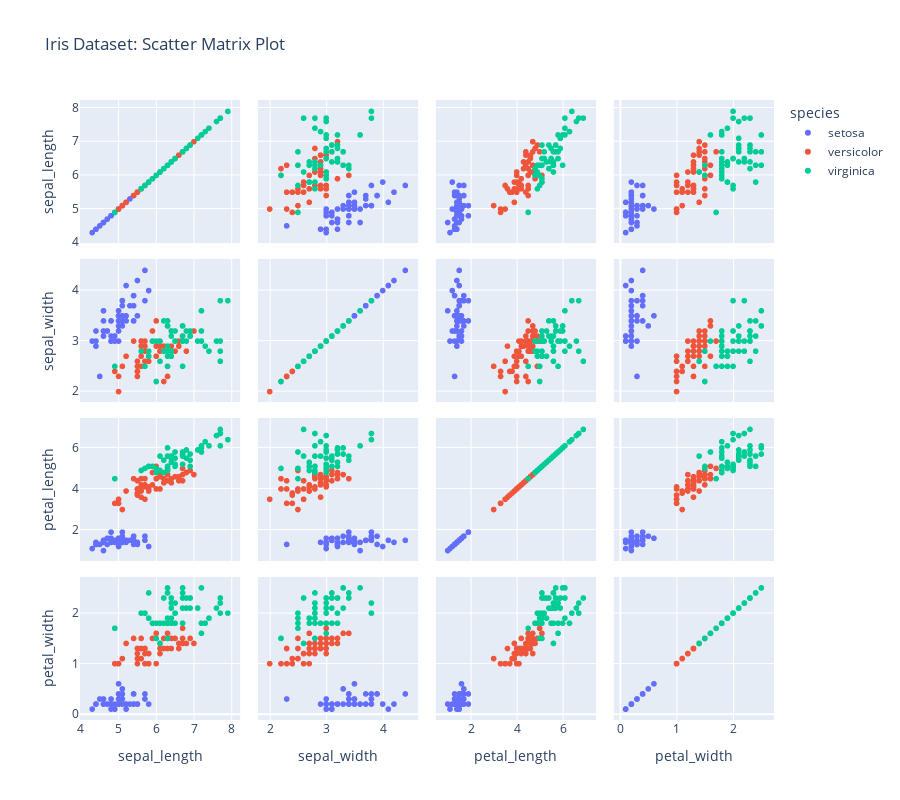

The notebook cell saved with this chart:
### Markdown cell above
## Answer :

### Code cell
import plotly.express as px

# Load the "iris" dataset from Plotly
iris = px.data.iris()

# Plot a scatter matrix plot using Plotly express
fig = px.scatter_matrix(iris, 
                        dimensions=["sepal_length", "sepal_width", "petal_length", "petal_width"],
                        color="species", title="Iris Dataset: Scatter Matrix Plot")

# Updating the height of figure
fig.update_layout(height=800)

fig.show()

### Figure 1 — Plotly figure (JSON) as saved in the notebook; plotly's stock layout.template omitted (floating-point values rounded to 4 significant figures)
{"data": [{"dimensions": [{"axis": {"matches": true}, "label": "sepal_length", "values": [5.1, 4.9, 4.7, 4.6, 5, 5.4, 4.6, 5, 4.4, 4.9, 5.4, 4.8, 4.8, 4.3, 5.8, 5.7, 5.4, 5.1, 5.7, 5.1, 5.4, 5.1, 4.6, 5.1, 4.8, 5, 5, 5.2, 5.2, 4.7, 4.8, 5.4, 5.2, 5.5, 4.9, 5, 5.5, 4.9, 4.4, 5.1, 5, 4.5, 4.4, 5, 5.1, 4.8, 5.1, 4.6, 5.3, 5]}, {"axis": {"matches": true}, "label": "sepal_width", "values": [3.5, 3, 3.2, 3.1, 3.6, 3.9, 3.4, 3.4, 2.9, 3.1, 3.7, 3.4, 3, 3, 4, 4.4, 3.9, 3.5, 3.8, 3.8, 3.4, 3.7, 3.6, 3.3, 3.4, 3, 3.4, 3.5, 3.4, 3.2, 3.1, 3.4, 4.1, 4.2, 3.1, 3.2, 3.5, 3.1, 3, 3.4, 3.5, 2.3, 3.2, 3.5, 3.8, 3, 3.8, 3.2, 3.7, 3.3]}, {"axis": {"matches": true}, "label": "petal_length", "values": [1.4, 1.4, 1.3, 1.5, 1.4, 1.7, 1.4, 1.5, 1.4, 1.5, 1.5, 1.6, 1.4, 1.1, 1.2, 1.5, 1.3, 1.4, 1.7, 1.5, 1.7, 1.5, 1, 1.7, 1.9, 1.6, 1.6, 1.5, 1.4, 1.6, 1.6, 1.5, 1.5, 1.4, 1.5, 1.2, 1.3, 1.5, 1.3, 1.5, 1.3, 1.3, 1.3, 1.6, 1.9, 1.4, 1.6, 1.4, 1.5, 1.4]}, {"axis": {"matches": true}, "label": "petal_width", "values": [0.2, 0.2, 0.2, 0.2, 0.2, 0.4, 0.3, 0.2, 0.2, 0.1, 0.2, 0.2, 0.1, 0.1, 0.2, 0.4, 0.4, 0.3, 0.3, 0.3, 0.2, 0.4, 0.2, 0.5, 0.2, 0.2, 0.4, 0.2, 0.2, 0.2, 0.2, 0.4, 0.1, 0.2, 0.1, 0.2, 0.2, 0.1, 0.2, 0.2, 0.3, 0.3, 0.2, 0.6, 0.4, 0.3, 0.2, 0.2, 0.2, 0.2]}], "hovertemplate": "species=setosa<br>%{xaxis.title.text}=%{x}<br>%{yaxis.title.text}=%{y}<extra></extra>", "legendgroup": "setosa", "marker": {"color": "#636efa", "symbol": "circle"}, "name": "setosa", "showlegend": true, "type": "splom"}, {"dimensions": [{"axis": {"matches": true}, "label": "sepal_length", "values": [7, 6.4, 6.9, 5.5, 6.5, 5.7, 6.3, 4.9, 6.6, 5.2, 5, 5.9, 6, 6.1, 5.6, 6.7, 5.6, 5.8, 6.2, 5.6, 5.9, 6.1, 6.3, 6.1, 6.4, 6.6, 6.8, 6.7, 6, 5.7, 5.5, 5.5, 5.8, 6, 5.4, 6, 6.7, 6.3, 5.6, 5.5, 5.5, 6.1, 5.8, 5, 5.6, 5.7, 5.7, 6.2, 5.1, 5.7]}, {"axis": {"matches": true}, "label": "sepal_width", "values": [3.2, 3.2, 3.1, 2.3, 2.8, 2.8, 3.3, 2.4, 2.9, 2.7, 2, 3, 2.2, 2.9, 2.9, 3.1, 3, 2.7, 2.2, 2.5, 3.2, 2.8, 2.5, 2.8, 2.9, 3, 2.8, 3, 2.9, 2.6, 2.4, 2.4, 2.7, 2.7, 3, 3.4, 3.1, 2.3, 3, 2.5, 2.6, 3, 2.6, 2.3, 2.7, 3, 2.9, 2.9, 2.5, 2.8]}, {"axis": {"matches": true}, "label": "petal_length", "values": [4.7, 4.5, 4.9, 4, 4.6, 4.5, 4.7, 3.3, 4.6, 3.9, 3.5, 4.2, 4, 4.7, 3.6, 4.4, 4.5, 4.1, 4.5, 3.9, 4.8, 4, 4.9, 4.7, 4.3, 4.4, 4.8, 5, 4.5, 3.5, 3.8, 3.7, 3.9, 5.1, 4.5, 4.5, 4.7, 4.4, 4.1, 4, 4.4, 4.6, 4, 3.3, 4.2, 4.2, 4.2, 4.3, 3, 4.1]}, {"axis": {"matches": true}, "label": "petal_width", "values": [1.4, 1.5, 1.5, 1.3, 1.5, 1.3, 1.6, 1, 1.3, 1.4, 1, 1.5, 1, 1.4, 1.3, 1.4, 1.5, 1, 1.5, 1.1, 1.8, 1.3, 1.5, 1.2, 1.3, 1.4, 1.4, 1.7, 1.5, 1, 1.1, 1, 1.2, 1.6, 1.5, 1.6, 1.5, 1.3, 1.3, 1.3, 1.2, 1.4, 1.2, 1, 1.3, 1.2, 1.3, 1.3, 1.1, 1.3]}], "hovertemplate": "species=versicolor<br>%{xaxis.title.text}=%{x}<br>%{yaxis.title.text}=%{y}<extra></extra>", "legendgroup": "versicolor", "marker": {"color": "#EF553B", "symbol": "circle"}, "name": "versicolor", "showlegend": true, "type": "splom"}, {"dimensions": [{"axis": {"matches": true}, "label": "sepal_length", "values": [6.3, 5.8, 7.1, 6.3, 6.5, 7.6, 4.9, 7.3, 6.7, 7.2, 6.5, 6.4, 6.8, 5.7, 5.8, 6.4, 6.5, 7.7, 7.7, 6, 6.9, 5.6, 7.7, 6.3, 6.7, 7.2, 6.2, 6.1, 6.4, 7.2, 7.4, 7.9, 6.4, 6.3, 6.1, 7.7, 6.3, 6.4, 6, 6.9, 6.7, 6.9, 5.8, 6.8, 6.7, 6.7, 6.3, 6.5, 6.2, 5.9]}, {"axis": {"matches": true}, "label": "sepal_width", "values": [3.3, 2.7, 3, 2.9, 3, 3, 2.5, 2.9, 2.5, 3.6, 3.2, 2.7, 3, 2.5, 2.8, 3.2, 3, 3.8, 2.6, 2.2, 3.2, 2.8, 2.8, 2.7, 3.3, 3.2, 2.8, 3, 2.8, 3, 2.8, 3.8, 2.8, 2.8, 2.6, 3, 3.4, 3.1, 3, 3.1, 3.1, 3.1, 2.7, 3.2, 3.3, 3, 2.5, 3, 3.4, 3]}, {"axis": {"matches": true}, "label": "petal_length", "values": [6, 5.1, 5.9, 5.6, 5.8, 6.6, 4.5, 6.3, 5.8, 6.1, 5.1, 5.3, 5.5, 5, 5.1, 5.3, 5.5, 6.7, 6.9, 5, 5.7, 4.9, 6.7, 4.9, 5.7, 6, 4.8, 4.9, 5.6, 5.8, 6.1, 6.4, 5.6, 5.1, 5.6, 6.1, 5.6, 5.5, 4.8, 5.4, 5.6, 5.1, 5.1, 5.9, 5.7, 5.2, 5, 5.2, 5.4, 5.1]}, {"axis": {"matches": true}, "label": "petal_width", "values": [2.5, 1.9, 2.1, 1.8, 2.2, 2.1, 1.7, 1.8, 1.8, 2.5, 2, 1.9, 2.1, 2, 2.4, 2.3, 1.8, 2.2, 2.3, 1.5, 2.3, 2, 2, 1.8, 2.1, 1.8, 1.8, 1.8, 2.1, 1.6, 1.9, 2, 2.2, 1.5, 1.4, 2.3, 2.4, 1.8, 1.8, 2.1, 2.4, 2.3, 1.9, 2.3, 2.5, 2.3, 1.9, 2, 2.3, 1.8]}], "hovertemplate": "species=virginica<br>%{xaxis.title.text}=%{x}<br>%{yaxis.title.text}=%{y}<extra></extra>", "legendgroup": "virginica", "marker": {"color": "#00cc96", "symbol": "circle"}, "name": "virginica", "showlegend": true, "type": "splom"}], "layout": {"dragmode": "select", "height": 800, "legend": {"title": {"text": "species"}, "tracegroupgap": 0}, "title": {"text": "Iris Dataset: Scatter Matrix Plot"}}}
